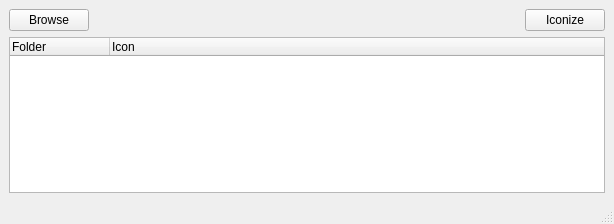
<?xml version="1.0" encoding="UTF-8"?>
<ui version="4.0">
 <class>MainWindow</class>
 <widget class="QMainWindow" name="MainWindow">
  <property name="geometry">
   <rect>
    <x>0</x>
    <y>0</y>
    <width>614</width>
    <height>224</height>
   </rect>
  </property>
  <property name="windowTitle">
   <string>MainWindow</string>
  </property>
  <widget class="QWidget" name="centralwidget">
   <layout class="QGridLayout" name="gridLayout">
    <item row="1" column="0">
     <widget class="QPushButton" name="browse_button">
      <property name="text">
       <string>Browse</string>
      </property>
     </widget>
    </item>
    <item row="1" column="1">
     <spacer name="horizontalSpacer">
      <property name="orientation">
       <enum>Qt::Horizontal</enum>
      </property>
      <property name="sizeHint" stdset="0">
       <size>
        <width>40</width>
        <height>20</height>
       </size>
      </property>
     </spacer>
    </item>
    <item row="1" column="2">
     <widget class="QPushButton" name="iconize_button">
      <property name="text">
       <string>Iconize</string>
      </property>
     </widget>
    </item>
    <item row="2" column="0" colspan="3">
     <widget class="QTreeWidget" name="folder_lister">
      <column>
       <property name="text">
        <string>Folder</string>
       </property>
      </column>
      <column>
       <property name="text">
        <string>Icon</string>
       </property>
      </column>
     </widget>
    </item>
   </layout>
  </widget>
  <widget class="QMenuBar" name="menubar">
   <property name="geometry">
    <rect>
     <x>0</x>
     <y>0</y>
     <width>614</width>
     <height>19</height>
    </rect>
   </property>
  </widget>
  <widget class="QStatusBar" name="statusbar"/>
 </widget>
 <resources/>
 <connections/>
</ui>
